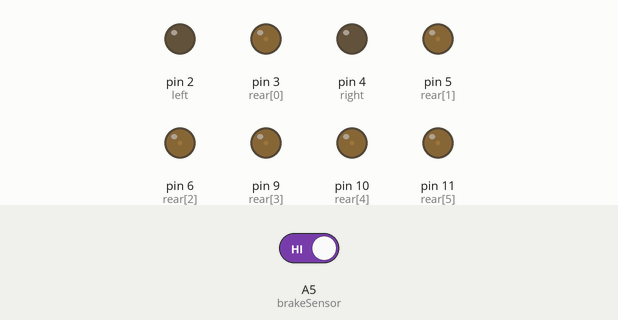
Recording of a sketch running on a simulated Arduino Uno, built with avr-gcc and run on an emulated ATmega328P. Parts: output pins drawn as LEDs (lit = HIGH). Inputs (shaded band) come from the test bench; at power-on: A5 (brakeSensor) HIGH.

Above: at 1.2 s.
1.3 s: A5 (brakeSensor) driven LOW
At 2.2 s:
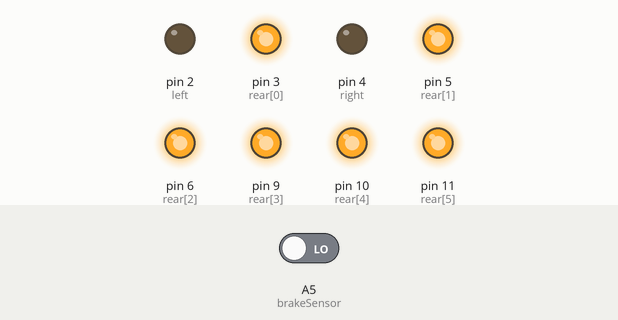
2.8 s: A5 (brakeSensor) driven HIGH
At 3.4 s:
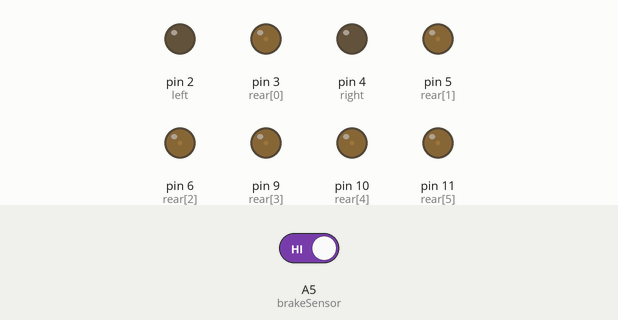
Timing chart, 0 to 5.8 s (numbered marks = the images above; inputs shaded):
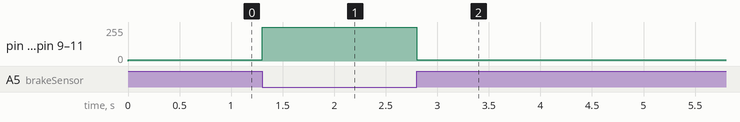

The sketch:

RearLightSetSixPwmTest.ino
```cpp
# define left 2
# define right 4
# define brakeSensor A5

# define PWM_LOW 10
# define PWM_MAX 255

# define TURN_ON_MILLIS 300
# define TURN_OFF_MILLIS 300

bool tailOn = false;
int turnStatus = LOW;

int rear[] = {3,5,6,9,10,11};

///////////////////////


void setup() {

  for (int i = 0; i < 6; i++) {
    pinMode(rear[i], OUTPUT);
  }

  pinMode(left, OUTPUT);
  pinMode(right, OUTPUT);

  pinMode(brakeSensor, INPUT_PULLUP);

  turnAll();

  Serial.begin(9600);
}


void loop(){
  if (brakeSensorOn()){
    setBrakePwm(PWM_MAX);
  }
  else{
    runTailLight();
  }

  //blinkRight();
}

void setBrakePwm(byte val) {
  for (int i = 0; i < 6; i++) {
    analogWrite(rear[i], val);
  }
}

////////////////////////


void turnAll() {
  turnTailLightOn();
  digitalWrite(left, LOW);
  digitalWrite(right, LOW);
}

void turnTailLightOn(){
  tailOn = true;
}

void turnTailLightOff(){
  tailOn = false;
}

bool brakeSensorOn() {
  return digitalRead(brakeSensor) == LOW;
}

void runTailLight(){
  if (tailOn){
    setBrakePwm(PWM_LOW);
  }
  else{
    setBrakePwm(0);
  }
}

// void blinkLeft() {
//   static unsigned long previousLeftMillis = 0;
//   unsigned long currentMillis = millis();
//   unsigned long elapsedMillis = currentMillis - previousLeftMillis;

//   if((turnStatus == HIGH && elapsedMillis > TURN_ON_MILLIS) ||
//      (turnStatus == LOW  && elapsedMillis > TURN_OFF_MILLIS)) {

//     leftStatus = 1 - leftStatus;
//     digitalWrite(left, leftStatus);

//     previousLeftMillis = currentMillis;
//   }
// }


// void blinkRight() {
//   static int rightStatus = LOW;
//   static unsigned long previousRightMillis = 0;
//   unsigned long currentMillis = millis();
//   unsigned long elapsedMillis = currentMillis - previousRightMillis;

//   // Serial.println(elapsedMillis);


//   if((turnStatus == HIGH && elapsedMillis > TURN_ON_MILLIS) ||
//      (turnStatus == LOW  && elapsedMillis > TURN_OFF_MILLIS)) {

//     rightStatus = 1 - rightStatus;
//     digitalWrite(right, rightStatus);

//     previousRightMillis = currentMillis;
//   }
// }
```

Measured:
- after the input at 1.3 s, pin 3 (rear[0]), pin 5 (rear[1]), pin 6 (rear[2]), pin 9 (rear[3]), pin 10 (rear[4]), pin 11 (rear[5]): 10/255 → 255/255 at once
- after the input at 2.8 s, pin 3 (rear[0]), pin 5 (rear[1]), pin 6 (rear[2]), pin 9 (rear[3]), pin 10 (rear[4]), pin 11 (rear[5]): 255/255 → 10/255 at once
